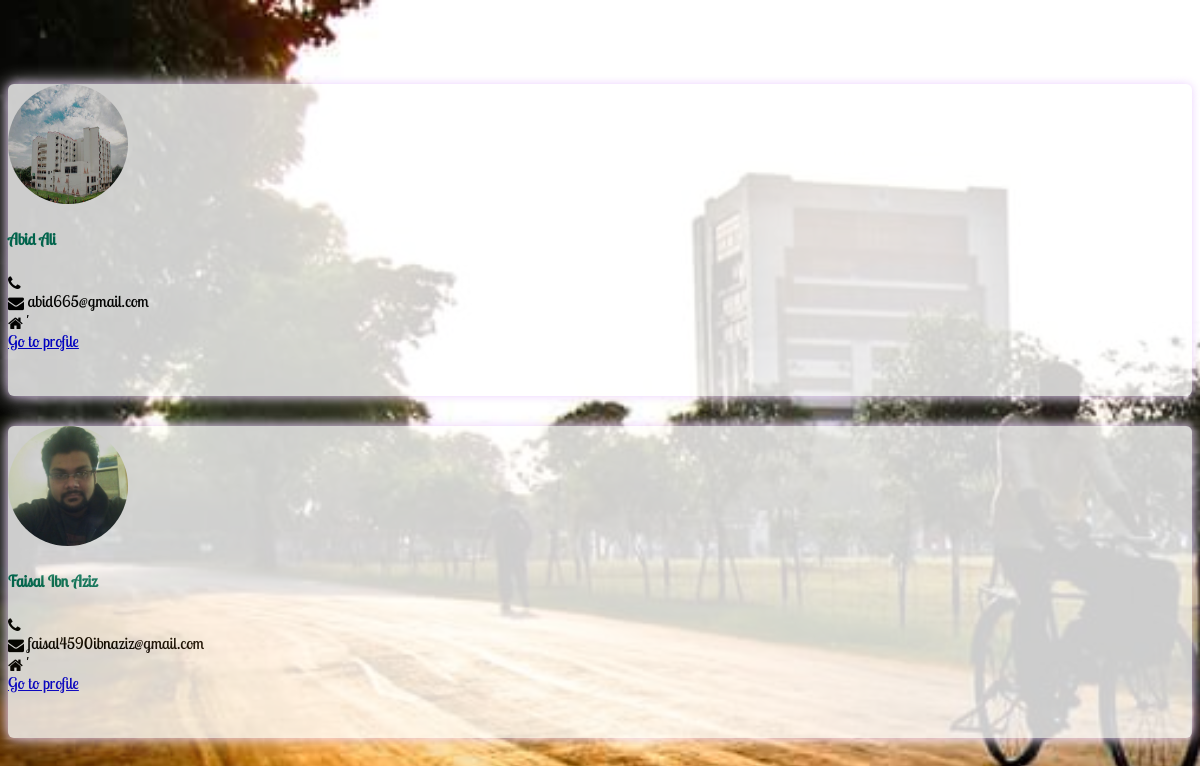
The page /searchAllUser.php on the database its author committed.
### tables this page shows
CREATE TABLE `users` (
  `u_id` int(11) NOT NULL,
  `u_fnm` varchar(255) NOT NULL,
  `u_unm` varchar(255) NOT NULL,
  `u_pwd` varchar(255) NOT NULL,
  `u_email` varchar(255) NOT NULL,
  `mobile_no` varchar(255) NOT NULL,
  `designation` varchar(255) NOT NULL,
  `city` varchar(255) NOT NULL,
  `current_working_place` varchar(255) NOT NULL,
  `address` varchar(255) NOT NULL,
  `department` varchar(255) NOT NULL,
  `student_status` varchar(255) NOT NULL,
  `research_link` varchar(255) NOT NULL,
  `higher_uni` varchar(255) NOT NULL,
  `higher_cntry` varchar(255) NOT NULL,
  `higher_dept` varchar(255) NOT NULL,
  `higher_research_area` varchar(255) NOT NULL,
  `higher_admsn` varchar(255) NOT NULL,
  `higher_fund_status` varchar(255) NOT NULL,
  `higher_CGPA` varchar(255) NOT NULL,
  `higher_ielts` varchar(255) NOT NULL,
  `higher_gre` varchar(255) NOT NULL,
  `higher_publications` varchar(255) NOT NULL,
  `higher_job_experience` varchar(255) NOT NULL,
  `higher_apply` text NOT NULL,
  `higher_fund` text NOT NULL,
  `u_img` varchar(255) NOT NULL,
  `forgot_pass_identity` varchar(255) NOT NULL,
  `created` datetime NOT NULL,
  `modified` datetime NOT NULL,
  `status` int(1) NOT NULL DEFAULT '1',
  `facebook` varchar(255) NOT NULL,
  `twitter` varchar(255) NOT NULL,
  `googleplus` varchar(255) NOT NULL,
  `linkedin` varchar(255) NOT NULL
);

### searchAllUser.php (the view, shortened to what this page needs)
<!doctype html>
<html lang="en">
<head>
    <link rel="stylesheet" href="css/viewAllUsers.css">
    <link rel="stylesheet" href="css/preloader.css">
    <link rel="stylesheet" href="css/Footer-with-map.css">
    <link rel="stylesheet" href="https://maxcdn.bootstrapcdn.com/font-awesome/4.5.0/css/font-awesome.min.css">
</head>
<body>
<section id="team" class="pb-5">
    <div class="container">
        <div class="row">
            <?php
            $connect = mysqli_connect("localhost", "root", "", "alumni");
            $animation=array("scrollAnimWholeContent1","scrollAnimWholeContent2","scrollAnimWholeContent3");
            if(isset($_POST["query"]))
            {
                $search = mysqli_real_escape_string($connect, $_POST["query"]);
                $query = "
                      SELECT * FROM users
                      WHERE u_unm LIKE '%".$search."%'
                      OR u_email LIKE '%".$search."%'
                      ORDER BY u_id DESC
                      ";
            }
            else
            {
                $query = 'SELECT * FROM users ORDER BY users.u_id DESC ';
            }
            $result = mysqli_query($connect, $query);
            while($row = mysqli_fetch_array($result))
            {
                shuffle($animation);
                if ($row['u_unm'] =='admin')
                {
                }
                else
                {
                    echo '
            <div class="col-xs-12 col-sm-6 col-md-4 '.$animation[0].' ">
                <div class="image-flip" ontouchstart="this.classList.toggle(\'hover\');">
                    <div class="mainflip">
                        <div class="frontside">
                            <div class="card">
                                <div class="card-body text-center">
                                    <p><img class=" img-fluid" src="images/userImages/'.$row['u_img'].'" alt="card image"></p>
                                    <h4 class="card-title">'.$row['u_fnm'].'</h4>
                                   <div>
                                      <span class="fa fa-phone" style=" vertical-align: middle;"></span>
                                      <span>'.$row['mobile_no'].'</span>
                                   </div>
                                   <div>
                                      <span class="fa fa-envelope" style=" vertical-align: middle;"></span>
                                      <span>'.$row['u_email'].'</span>
                                   </div>
                                    <div>
                                      <span class="fa fa-home" style=" vertical-align: middle;"></span>
                                      <span>'.$row['department'].'\''.$row['batch_no'].'</span>
                                   </div>
                                      <div>
                                      <a class="btn btn-warning" href="viewProfile.php?id='.$row['u_id'].'">Go to profile</a>
                                   </div>
                                </div>
                            </div>
                        </div>
                    </div>
                </div>
            </div>
                ';
                }
            }
            ?>
        </div>
    </div>
</section>
</body>
</html>

### css/viewAllUsers.css (style rules this page uses)
section { padding: 60px 0; }
#team .card { border: none; background: #ffffff; opacity: .8; transition: 3s; box-shadow: 0px 0px 10px #E7C5FF, 0px 0px 20px rgba(256, 256, 256, 1); border-radius: 6px 6px; }
.frontside { position: relative; -webkit-transform: rotateY(0deg); -ms-transform: rotateY(0deg); z-index: 2; margin-bottom: 30px; }
.frontside, .backside { -webkit-backface-visibility: hidden; -moz-backface-visibility: hidden; -ms-backface-visibility: hidden; backface-visibility: hidden; -webkit-transition: 1s; -webkit-transform-style: preserve-3d; -moz-transition: 1s; -moz-transform-style: preserve-3d; -o-transition: 1s; -o-transform-style: preserve-3d; -ms-transition: 1s; -ms-transform-style: preserve-3d; transition: 1s; transform-style: preserve-3d; }
.frontside .card, .backside .card { min-height: 312px; }
.frontside .card .card-title, .backside .card .card-title { color: #007b5e !important; }
.frontside .card .card-body img { width: 120px; height: 120px; border-radius: 50%; }

### css/Footer-with-map.css (style rules this page uses)
html { height: 100%; }
body { display: flex; display: -webkit-flex; flex-direction: column; -webkit-flex-direction: column; height: 100%; }

### searchAllUser.php (style rules this page uses)
body { background-image: url(images/mist_dark_footer.jpg); background-size: cover; background-repeat: no-repeat; background-attachment: fixed; font-family: LobsterTwo-Regular; }

### rows shown on the page
users: u_img (picture), u_fnm "Abid Ali", u_email "abid665@gmail.com"
users: u_img (picture), u_fnm "Faisal Ibn Aziz", u_email "faisal4590ibnaziz@gmail.com"
